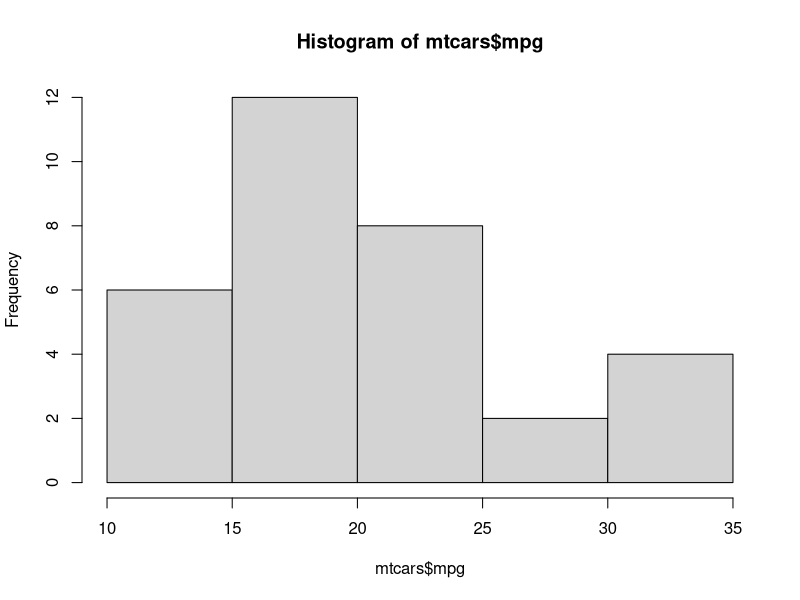
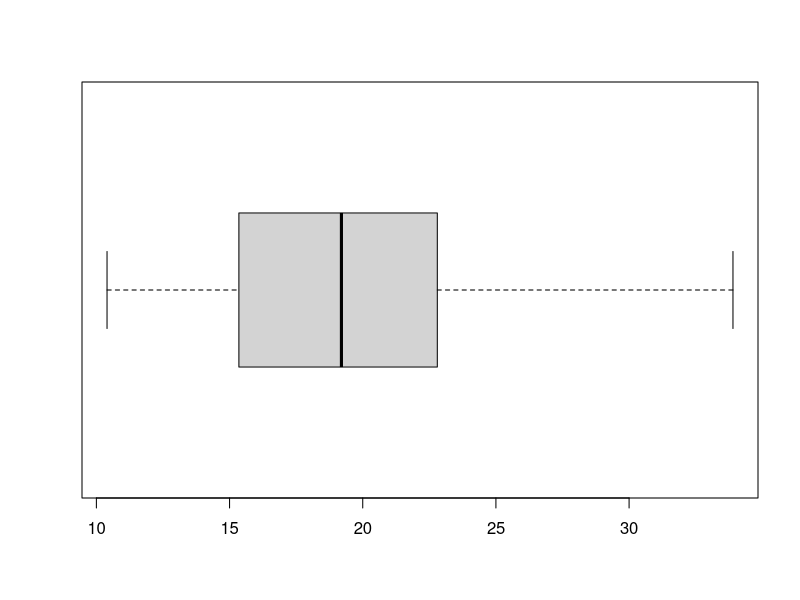
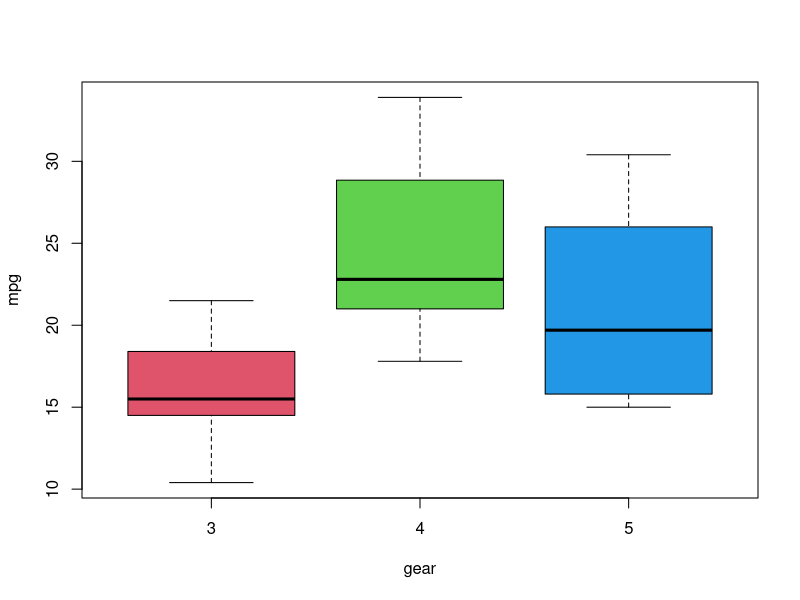
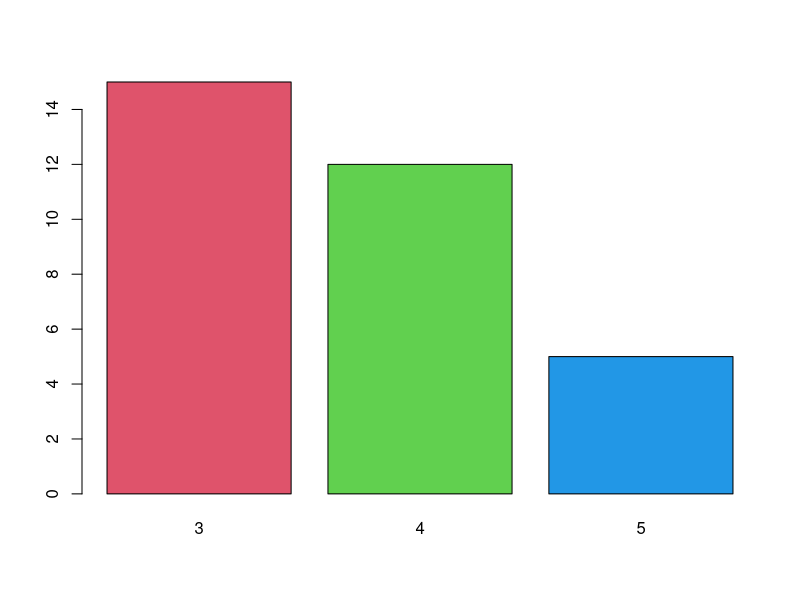
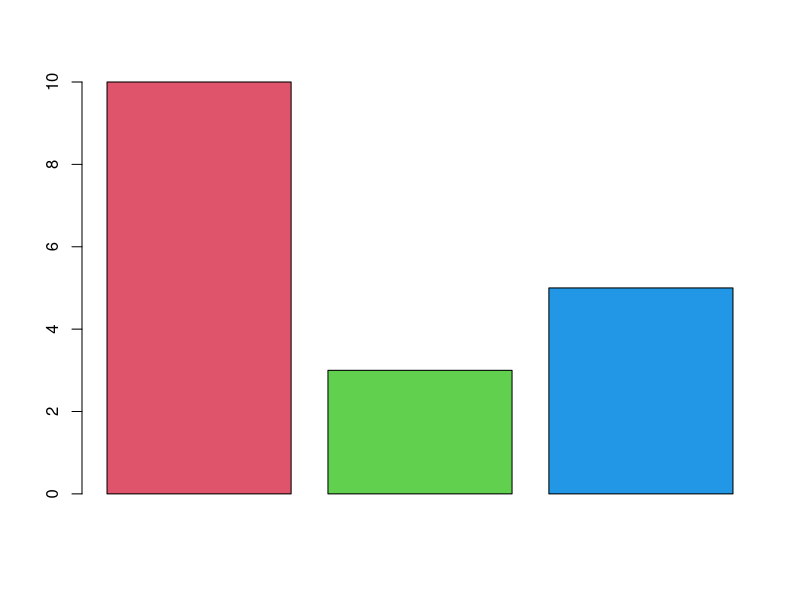
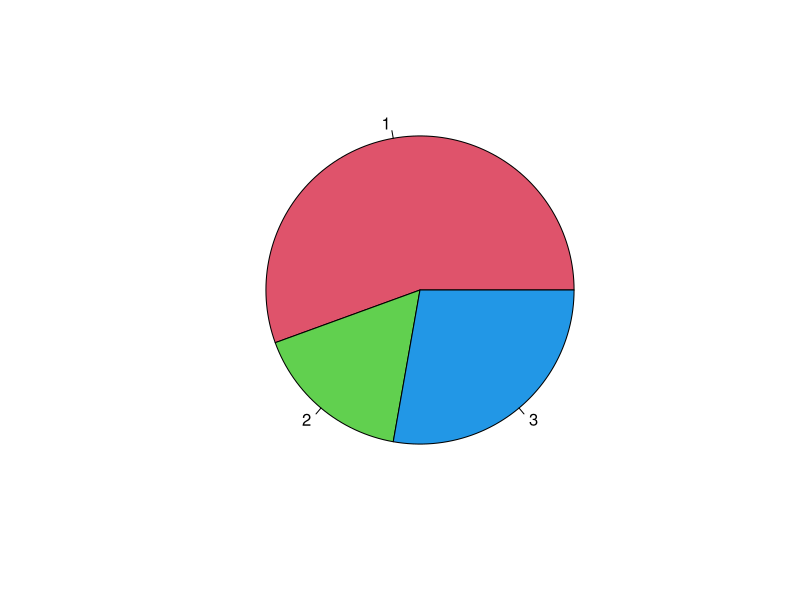

Source code (R) for these figures, in order: (Note: this script raises an error after producing the figures.)
#Graphs

mtcars
names(mtcars)
table(mtcars$cyl)
table(mtcars$cyl, mtcars$am)
?table
#cross tabulation and table creation

mtcars$mpg
#continuous data - histogram, box plot
hist(mtcars$mpg)
boxplot(mtcars$mpg, horizontal = T)
boxplot(mpg ~ gear, data=mtcars, col=2:4)

?boxplot
t1 = table(mtcars$gear)
t1
barplot(t1, col = 2:4)
barplot(c(10,3,5), col = 2:4)
pie(c(10,3,5), col = 2:4)

t2 = table(students$college)
barplot(t2, col = 3:5)

t3 = table(students$gender)
barplot(t3, col = 2:3)
title('this is a bar plot', sub = 'Subtitle')
pie(t3, labels = c('M', 'F'), edges = 400, radius = 1, density = NULL, angle = 90, border = 4, lty = NULL, col = 2:3)
?pie
